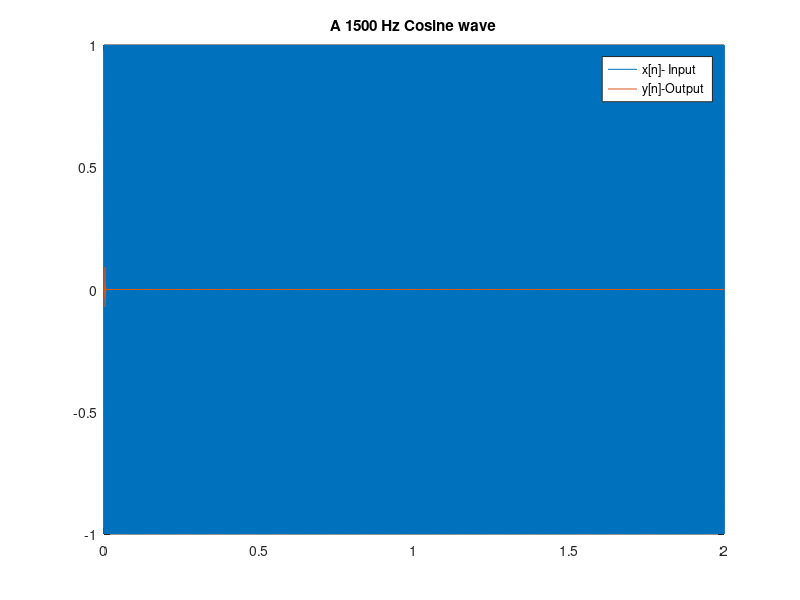
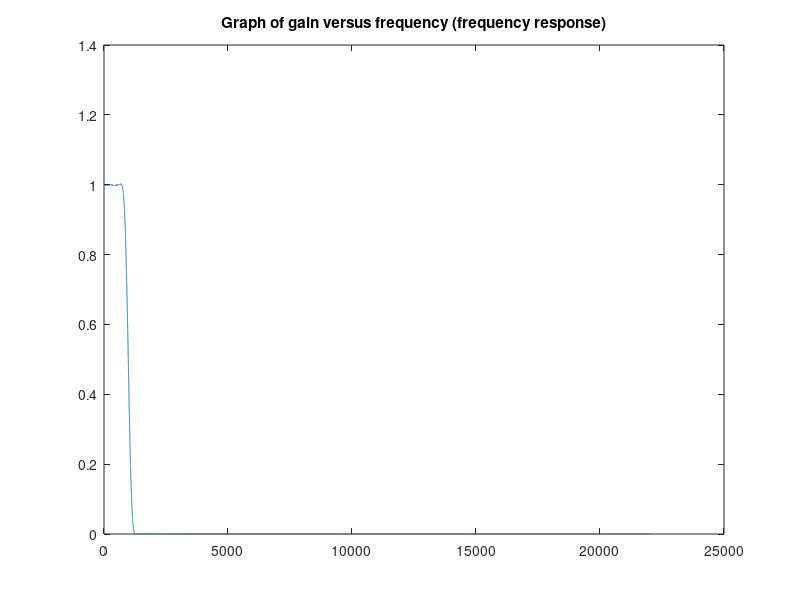

The MATLAB source for these figures, in order:
% By Jason Yao

% Exercise Two
% Creates a low-pass filter
fs = 44100; % Sampling frequency (Hz)
b= fir1(300, 1000/(fs/2)); % designs the lowpass filter

% Generates a 1500 Hz cosine
figure(1)
Ts = 1/fs; % sampling interval (in seconds)
t = 0:Ts:2; % sample every Ts seconds for 2 seconds
x = cos(2*pi*1500*t); % generate a 1500 Hz cosine
y = filter(b,1,x); % filter the 1500 Hz cosine
plot(t,x,t,y) % plot the input and output signals
legend('x[n]- Input','y[n]-Output') % Adds a legend to the plot
title('A 1500 Hz Cosine wave'); % Adds a title to the plot

% Calculates the gain from the Peak Output Value over Peak Input Value
peakOutputValue = max(y);
peakInputValue = max(x);

% Ourputs the gain of the input cosine function
gain = peakOutputValue/peakInputValue;

sound(x,fs)
sound(y,fs)

disp('The gain of the 1500 Hz cosine is: 0.0968');
disp('The gain of the 500 Hz cosine is: 0.9979');

% Note: Gain measured at 500 Hz: 0.9979
% Note: Gain measured at 1500 Hz: 0.0968, therefore filter does not pass
% 1500 Hz cosine

% Generates graph of gain versus frequency (frequency response)
figure(2)
[H, f] = freqz(b,1,2^16,fs);
plot(f, abs(H));
title('Graph of gain versus frequency (frequency response)'); % Adds a title to the plot


% Identifies the gain of the 1500 and 500 Hz tones
disp('The gain of the 1500 Hz cosine is: 0.000299');
disp('The gain of the 500 Hz cosine is: 0.9979');
